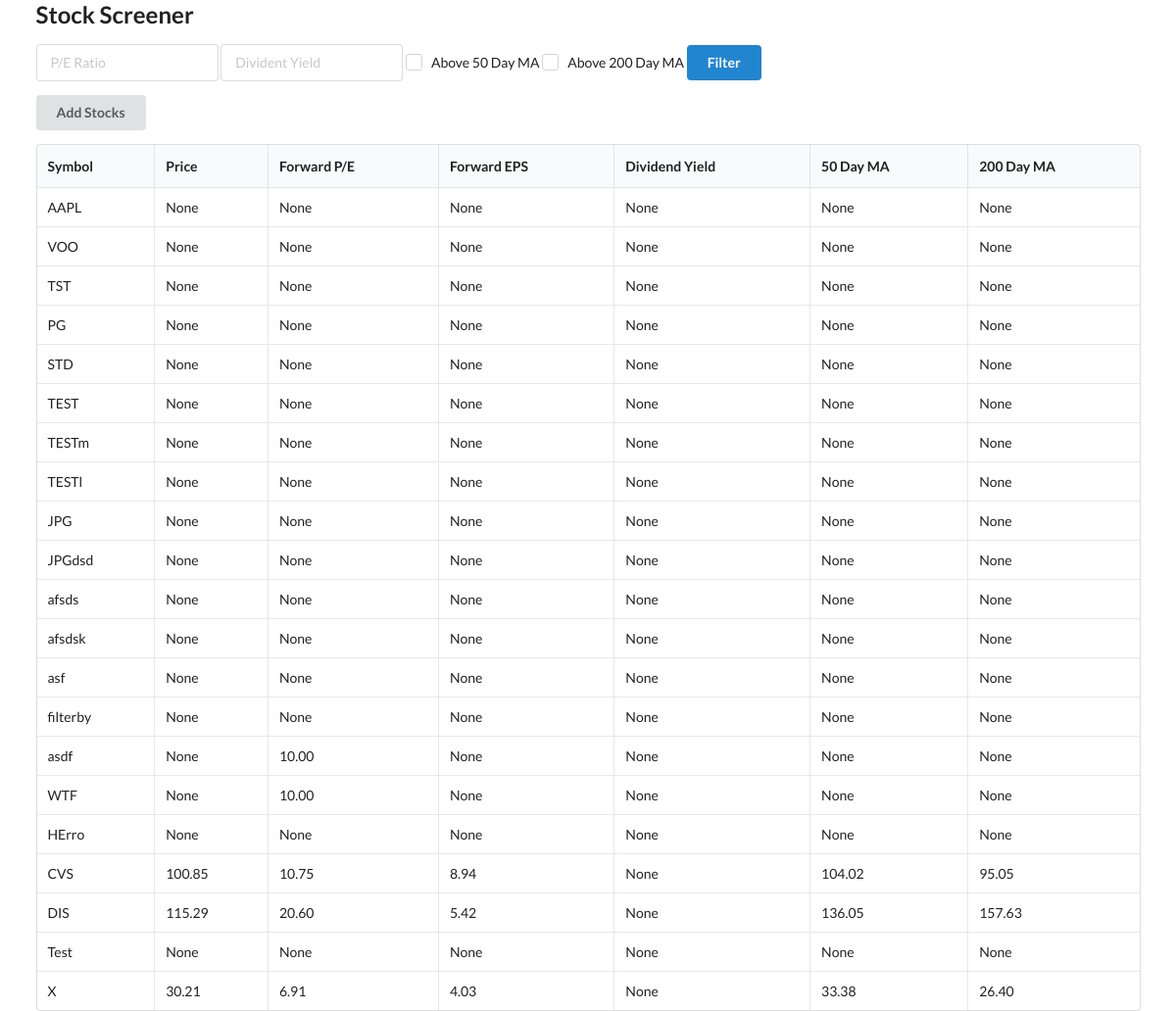
Before: / with the older database file.
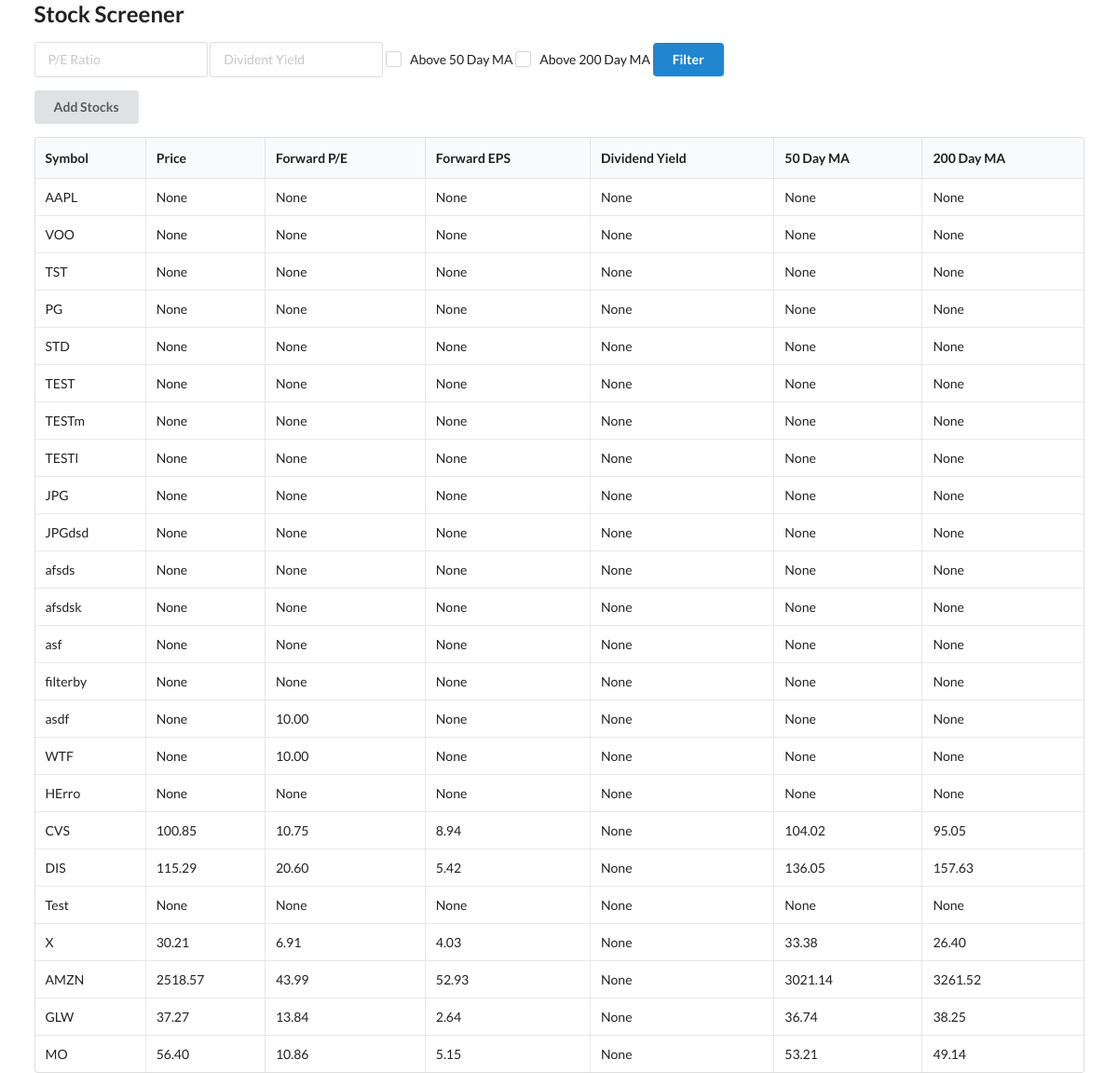
After: the same page with the newer database file.
### models.py (models this page shows)
class Stock(Base):
    __tablename__ = "stocks"
    id = Column(Integer, primary_key=True, index=True)
    symbol = Column(String, unique=True, index=True)
    price = Column(Numeric(10, 2))
    forward_pe = Column(Numeric(10, 2))
    forward_eps = Column(Numeric(10, 2))
    divident_yield = Column(Numeric(10, 2))
    ma50 = Column(Numeric(10, 2))
    ma200 = Column(Numeric(10, 2))

### main.py (the view)
@app.get("/")
def dashboard(request: Request, forward_pe = None, divident_yield = None, ma50 = None, ma200 = None, db: Session = Depends(get_db)):
    stocks = db.query(Stock)
    if forward_pe:
        stocks = stocks.filter(Stock.forward_pe < forward_pe)
    if divident_yield:
        stocks = stocks.filter(Stock.divident_yield > divident_yield)
    if ma50:
        stocks = stocks.filter(Stock.price > Stock.ma50)
    if ma200:
        stocks = stocks.filter(Stock.price > Stock.ma200)
    return templates.TemplateResponse("dashboard.html", {"request": request, "stocks": stocks , "divident_yield": divident_yield, "forward_pe": forward_pe, "ma200": ma200, "ma50": ma50  } )

### templates/dashboard.html (shortened to what this page needs)
{% extends "layout.html" %} {% block content %}
<form>
  <div class="ui input">
    <input
      name="forward_pe"
      type="text"
      placeholder="P/E Ratio"
      value="{{ forward_pe or '' }}"
    />
  </div>
  <div class="ui input">
    <input
      name="Divident_yield"
      type="text"
      placeholder="Divident Yield"
      value="{{ Divident_yield or ''}}"
    />
  </div>
  <div class="ui checkbox">
    <label>Above 50 Day MA</label>
  </div>
  <div class="ui checkbox">
    <label>Above 200 Day MA</label>
  </div>
  <button type="submit" class="ui button primary">Filter</button>
</form>
<div>
  <button id="add_stocks" class="ui button">Add Stocks</button>
</div>
<table class="ui celled table">
  <thead>
    <tr>
      <th>Symbol</th>
      <th>Price</th>
      <th>Forward P/E</th>
      <th>Forward EPS</th>
      <th>Dividend Yield</th>
      <th>50 Day MA</th>
      <th>200 Day MA</th>
    </tr>
  </thead>
  <tbody>
    {% for stock in stocks %}
    <tr>
      <td>{{ stock.symbol }}</td>
      <td>{{ stock.price }}</td>
      <td>{{ stock.forward_pe }}</td>
      <td>{{ stock.forward_eps }}</td>
      <td>{{ stock.divident_yield }}</td>
      <td>{{ stock.ma50 }}</td>
      <td>{{ stock.ma200 }}</td>
    </tr>
    {% endfor %}
  </tbody>
</table>
{% endblock %}

### templates/layout.html (shortened to what this page needs)
<html>
  <head>
    <link
      rel="stylesheet"
      href="https://cdn.jsdelivr.net/npm/semantic-ui@2.4.2/dist/semantic.min.css"
    />
  </head>
  <body>
    <div class="ui container">
      <h2>Stock Screener</h2>
      {% block content %} {% endblock %}
    </div>
  </body>
</html>

Changed rows visible on the page:
added Stock: symbol "AMZN", price "2518.57", forward_pe "43.99", forward_eps "52.93", divident_yield "None", ma50 "3021.14", ma200 "3261.52"
added Stock: symbol "GLW", price "37.27", forward_pe "13.84", forward_eps "2.64", divident_yield "None", ma50 "36.74", ma200 "38.25"
added Stock: symbol "MO", price "56.40", forward_pe "10.86", forward_eps "5.15", divident_yield "None", ma50 "53.21", ma200 "49.14"
